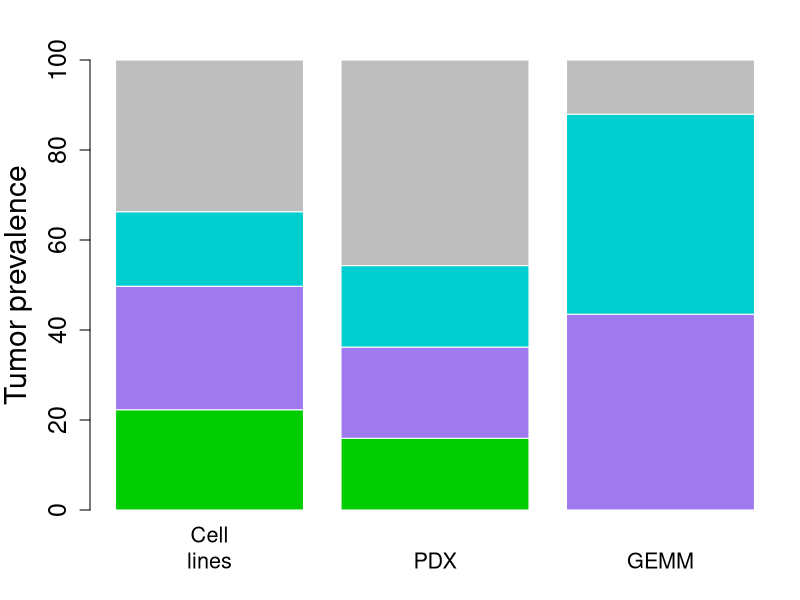

Source code (R):
data <- read.table("../data/CellLines_KRASall_subtypes.tsv", sep="\t", header=TRUE, check.names=FALSE)
data$Subtype <- factor(data$Subtype, levels=c("MES", "PRO", "MUC", "unclassified"))
prev.Celllines <- table(data$Subtype)

data <- read.table("../data/PDX_KRASall_subtypes.tsv", sep="\t", header=TRUE, check.names=FALSE)
data$Subtype <- factor(data$Subtype, levels=c("MES", "PRO", "MUC", "unclassified"))
prev.PDX <- table(data$Subtype)

data <- read.table("../data/GEMM_KRASmut_subtypes.tsv", sep="\t", header=TRUE, check.names=FALSE)
data$Subtype <- factor(data$Subtype, levels=c("MES", "PRO", "MUC", "unclassified"))
prev.GEMM <- table(data$Subtype)

prev <- rbind(prev.Celllines, prev.PDX, prev.GEMM)
rownames(prev) <- c("Cell\nlines", "PDX", "GEMM")
prev <- t(prev)
prev2 <- prop.table(prev, 2)*100

pdf("../figures/Fig3_CelllinesPDXGEMM_SubtypePrevalence.pdf", width=4, height=6.5)
par(mar=c(4.5, 4.5, 3, 1), xpd=TRUE)
bp <- barplot(prev2, xlab="", ylab="Tumor prevalence", col=c("green3", "mediumpurple2", "cyan3", "gray"), 
			cex.axis=1.5, cex.lab=1.8, cex.names=1.5, ylim=c(0,100), border=FALSE, xaxt="n")
axis(1, at=bp, pos=-5, labels=colnames(prev), lwd=0, cex.axis=1.3)
dev.off()
